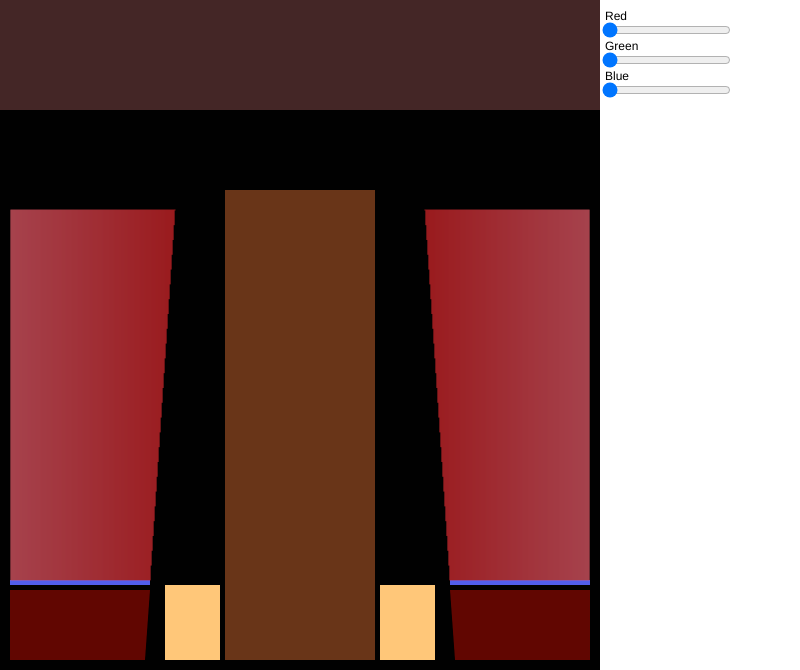
Frame 1 (no input)
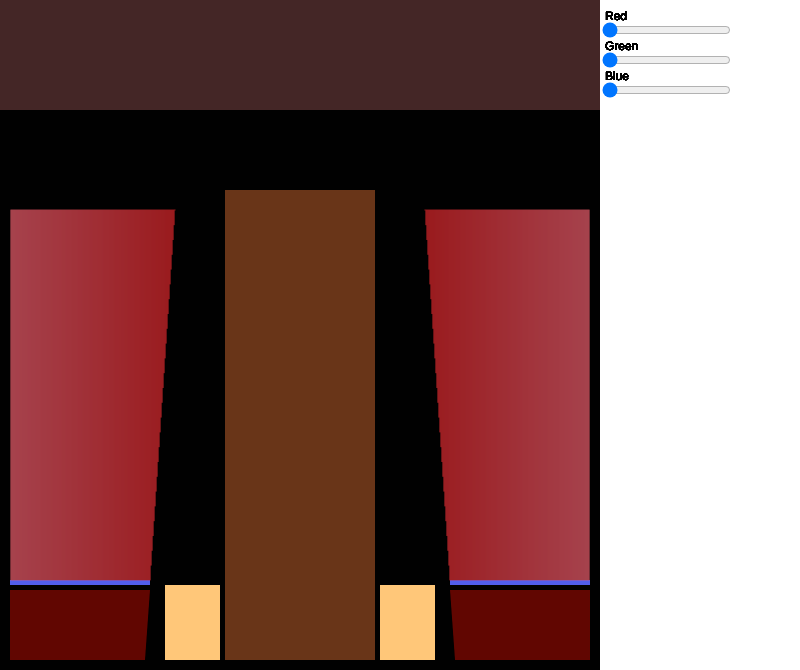
Frame 60 (no input)
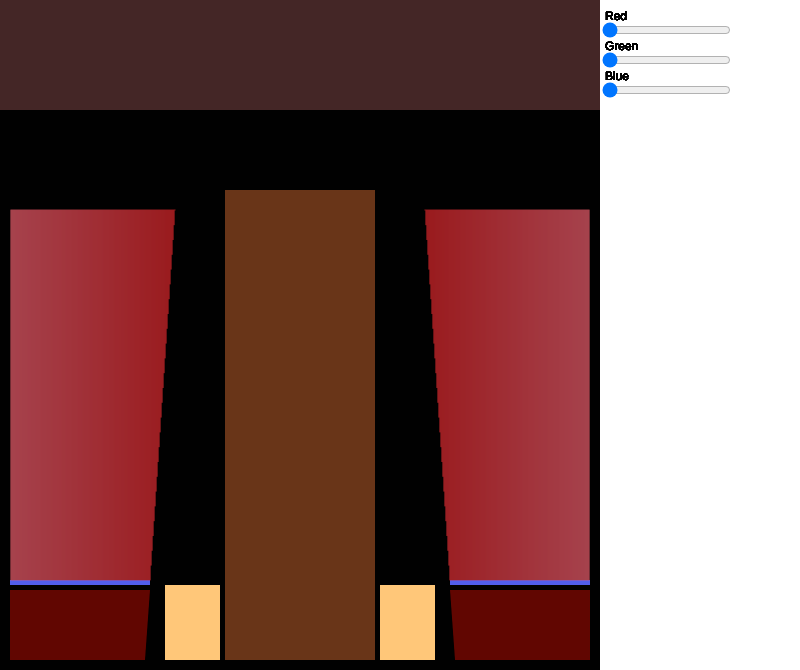
Frame 120 (the mouse pressed at the canvas centre since frame 60)

The p5.js sketch that drew these frames (run headless with seeded random() and noise() and a simulated clock; from frame 60 on, the mouse is pressed at the canvas centre):

// p5.js sketch
// ── sketch.js
function setup() {
  createCanvas (800,670);
  
      // create sliders
  rSlider = createSlider(0, 255, 1);
  rSlider.position(600, 20);
  gSlider = createSlider(0, 255, 1);
  gSlider.position(600, 50);
  bSlider = createSlider(0, 255, 1);
  bSlider.position(600, 80);
}

function draw() {
  var x=0;
  var y=0;
  var xl=175;
  var yl=210;
  var xr=425;
  var yr=210;
  var dimension1 = 0;
  var dimension2 = 0;
  var rl=205;
  var gl=36;
  var bl=40;
  var rr=205;
  var gr=36;
  var br=40;
  var r = rSlider.value();
  var g = gSlider.value();
  var b = bSlider.value();
  
  noStroke();
  
  fill (r, g, b); // change color background image
  rect (x,y,600, 670); //background image
 
  fill (68,38,38); // color rect brown
  rect (x,y, dimension1+600, dimension2+110); // rect top
  
  fill(105,53,24); // color rect light brown
  rect (x+225, y+190, dimension1+150, dimension2+470); // rect middle
  
  fill (255,199,121); // color rect yellow
  rect (x+165, y+585, dimension1+55, dimension2+75); // rect vert small left
  rect (x+380, y+585, dimension1+55, dimension2+75); // rect vert small right
  
  fill (82,94,236); // color rect purple
  rect (x+10, y+580, dimension1+140, dimension2+5); // rect horiz small left
  rect (x+450, y+580, dimension1+140, dimension2+5); // rect horiz small right
  
  for(var cont=1; cont<=165; cont++) { // big trapezoid left
    if (xl > 150) {
      stroke (rl,gl,bl);
      line(xl, 210, xl, yl);
      xl=xl-1;
      yl=yl+14.8;
    }
    else if (xl <= 150 && xl >= 10) {
      stroke (rl,gl,bl);
      line(xl, 210, xl, 580);
      xl=xl-1;
    }
     rl=rl+0.101;
     gl=gl+0.323;
     bl=bl+0.383;
  }
 
   for(var cont=1; cont<=165; cont++) { // big trapezoid right
    if (xr < 450) {
      stroke (rr,gr,br);
      line(xr, 210, xr, yr);
      xr=xr+1;
      yr=yr+14.8;
    }
    else if (xr >= 450 && xr <= 590) {
      stroke (rr,gr,br);
      line(xr, 210, xr, 580);
      xr=xr+1;
    }
     rr=rr+0.101;
     gr=gr+0.323;
     br=br+0.383;
  }
 

 beginShape (); // small trapezoid left 
    noStroke();
    fill (97,6,1); //color dark red
    vertex (x+10, y+590);
    vertex (x+150, y+590);
    vertex (x+145, y+660);
    vertex (x+10, y+660);
    endShape();
 
 beginShape (); // small trapezoid right
   noStroke();
   fill (97,6,1); //color dark red
   vertex (x+590, y+590);
   vertex (x+ 450, y+590);
   vertex (x+ 455, y+660);
   vertex (x+590, y+660);
   endShape();
   
 
  fill(0);
  text("Red", 605, 20);
  text("Green", 605, 50);
  text("Blue", 605, 80);

}
